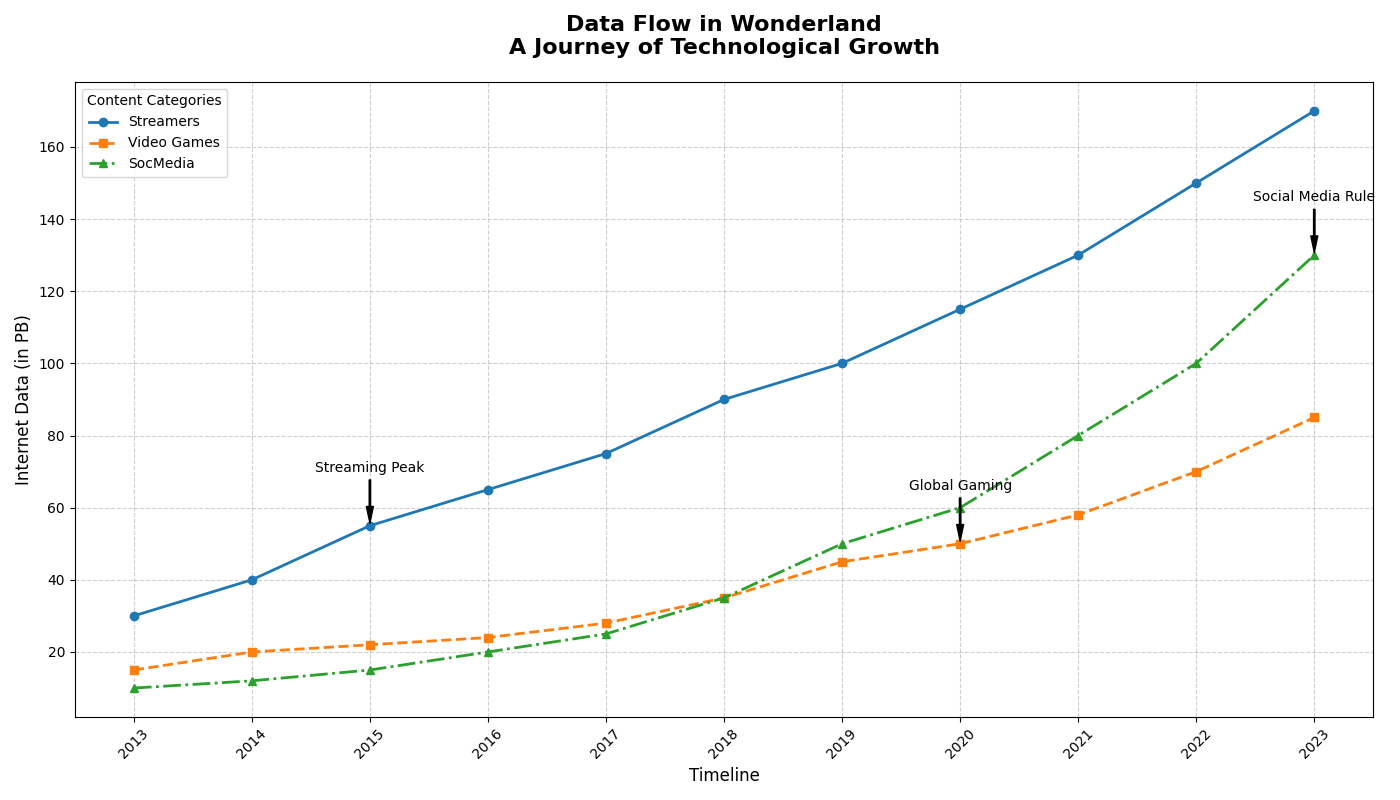

Write Python code to recreate this figure.
import matplotlib.pyplot as plt
import numpy as np

years = np.arange(2013, 2024)

streaming_services = np.array([30, 40, 55, 65, 75, 90, 100, 115, 130, 150, 170])
online_gaming = np.array([15, 20, 22, 24, 28, 35, 45, 50, 58, 70, 85])
social_media = np.array([10, 12, 15, 20, 25, 35, 50, 60, 80, 100, 130])

fig, ax = plt.subplots(figsize=(14, 8))

ax.plot(years, streaming_services, marker='o', linestyle='-', color='#1f77b4', linewidth=2, label='Streamers')
ax.plot(years, online_gaming, marker='s', linestyle='--', color='#ff7f0e', linewidth=2, label='Video Games')
ax.plot(years, social_media, marker='^', linestyle='-.', color='#2ca02c', linewidth=2, label='SocMedia')

ax.set_title('Data Flow in Wonderland\nA Journey of Technological Growth', fontsize=16, fontweight='bold', pad=20)
ax.set_xlabel('Timeline', fontsize=12)
ax.set_ylabel('Internet Data (in PB)', fontsize=12)

ax.set_xticks(years)
ax.set_xticklabels(years, rotation=45)

ax.legend(title='Content Categories', loc='upper left', fontsize=10)

annotations = {
    2015: ("Streaming Peak", streaming_services[2]),
    2020: ("Global Gaming", online_gaming[7]),
    2023: ("Social Media Rule", social_media[10]),
}

for year, (text, y_value) in annotations.items():
    ax.annotate(text, xy=(year, y_value), xytext=(year, y_value + 15),
                arrowprops=dict(facecolor='black', shrink=0.05, width=1, headwidth=5), fontsize=10, color='black', ha='center')

ax.grid(True, linestyle='--', alpha=0.6)

plt.tight_layout()
plt.show()
